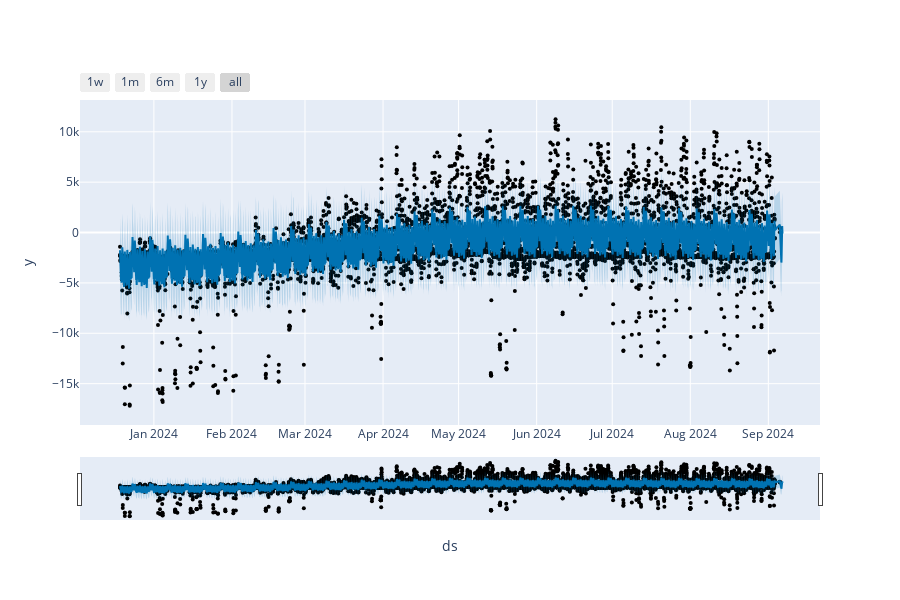

Notebook cell for this chart:
### Code cell
plot_plotly(m, forecast)

### Figure 1 — Plotly figure (JSON) as saved in the notebook; plotly's stock layout.template omitted (floating-point values rounded to 4 significant figures; data arrays with more than 128 entries replaced by an {"elided": "..."} marker saying what was removed)
{"data": [{"marker": {"color": "black", "size": 4}, "mode": "markers", "name": "Actual", "x": {"elided": "6246 str values"}, "y": {"elided": "6246 float values"}, "type": "scatter"}, {"hoverinfo": "skip", "line": {"width": 0}, "mode": "lines", "x": {"elided": "6270 str values"}, "y": {"elided": "6270 float values"}, "type": "scatter"}, {"fill": "tonexty", "fillcolor": "rgba(0, 114, 178, 0.2)", "line": {"color": "#0072B2", "width": 2}, "mode": "lines", "name": "Predicted", "x": {"elided": "6270 str values"}, "y": {"elided": "6270 float values"}, "type": "scatter"}, {"fill": "tonexty", "fillcolor": "rgba(0, 114, 178, 0.2)", "hoverinfo": "skip", "line": {"width": 0}, "mode": "lines", "x": {"elided": "6270 str values"}, "y": {"elided": "6270 float values"}, "type": "scatter"}], "layout": {"height": 600, "showlegend": false, "width": 900, "xaxis": {"rangeselector": {"buttons": [{"count": 7, "label": "1w", "step": "day", "stepmode": "backward"}, {"count": 1, "label": "1m", "step": "month", "stepmode": "backward"}, {"count": 6, "label": "6m", "step": "month", "stepmode": "backward"}, {"count": 1, "label": "1y", "step": "year", "stepmode": "backward"}, {"step": "all"}]}, "rangeslider": {"visible": true}, "title": {"text": "ds"}, "type": "date"}, "yaxis": {"title": {"text": "y"}}}}
